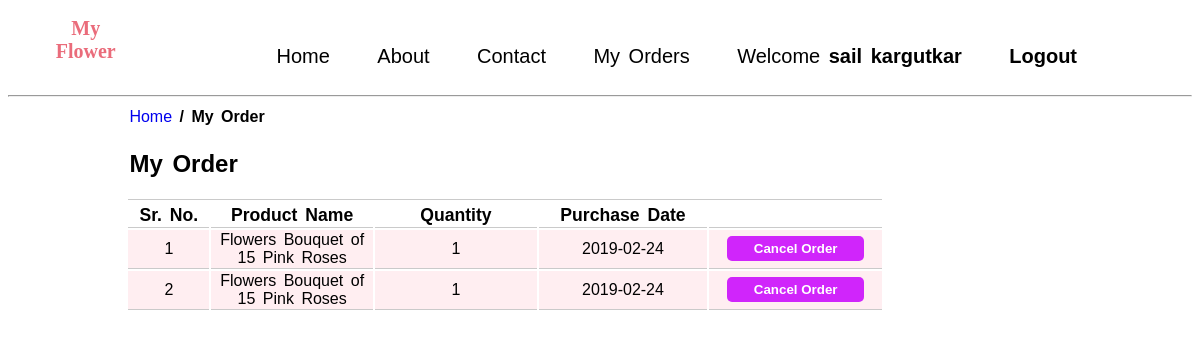
Screenshot of /MyOrder.php (signed in) with the database file from the repository.
### tables this page shows
CREATE TABLE IF NOT EXISTS `flowercompanybuyproductlist` (
  `Id` int(10) NOT NULL AUTO_INCREMENT,
  `BuyerId` int(10) NOT NULL,
  `BuyProduct` text NOT NULL,
  `Quantity` int(10) NOT NULL,
  `BuyDate` date NOT NULL,
  `UniqueProductID` int(10) NOT NULL,
  PRIMARY KEY (`Id`),
  UNIQUE KEY `UniqueProductID` (`UniqueProductID`)
);

### MyOrder.php (the view, shortened to what this page needs)
<?php
    include "SqlPhpPages/config.php";
	if(isset($_SESSION["UserName"])) {
?>
<html>
	<head>
		<link rel="stylesheet" type="text/css" href="css/style.css">
	</head>
	<body class="background-color-white">
		<?php include "header.php"; ?>
		<div>
			<center>
				<div class="width-80">
					<table class="float-left width-80">
						<tr>
							<td>
								<a href="index.php" class="text-decoration-none float-left">Home</a><font class="float-left font-weight-bolder">&nbsp;/ My Order</font>
							</td>
						</tr>
						<tr>
							<td class="border-bottom-1px-grey width-80">
								<font class="float-left font-weight-bolder"><h2>My Order</h2></font><br>
							</td>
						</tr>
					</table>
						<table class="float-left width-80 dashboard-table-2 MyOrder-table-2">
							<thead>
								<th>Sr. No.</th>
								<th>Product Name</th>
								<th>Quantity</th>
								<th>Purchase Date</th>
								<th></th>
							</thead>
							<tbody>
								<?php
								$sql="SELECT BuyProduct, Quantity, BuyDate, UniqueProductId FROM `flowercompanybuyproductlist` WHERE `BuyerId` = '$UserId' ORDER BY Id ASC";
					        	$counter = 1;
								if($runquery = mysqli_query($con, $sql))
								{
									while($row = mysqli_fetch_array($runquery))
									{
										$BuyProduct = $row["BuyProduct"];
										$Quantity = $row["Quantity"];
										$BuyDate = $row["BuyDate"];
								?>
										<form action="SqlPhpPages/CancelOrder.php" method="post">
											<tr class="background-color-light-pink-2">
											<td class="width-5">
												<center>
													<?php echo $counter; ?>
												</center>
											</td>
											<td class="width-10">
												<p>
													<center>
														<?php echo $BuyProduct; ?>
													</center>
												</p>
											</td>
											<td class="width-10">
												<center>
													<?php echo $Quantity; ?>
												</center>
											</td>
											<td class="width-10">
												<center>
													<?php echo $BuyDate; ?>
												</center>
											</td>
											<td class="width-10">
												<center>
													<input class="index-buy-btn" type="submit" name="CancelOrder" value="Cancel Order">
												</center>
											</td>
										</tr>
									</form>
								<?php $counter = $counter + 1; }} ?>
							</tbody>
						</table>
				</div>
			</center>
		</div>
	</body>
</html>
<?php
	}
	else{
		echo '<script>alert("Please login first.");
	            window.location="login.php";</script>';
	}
?>

### header.php (shortened to what this page needs)
<?php
	if(isset($_SESSION["UserName"]))
	{
		$UserId = $_SESSION["UserId"];
?>
		<div>
			<table>
				<tr>
					<td class="width-1">
						<div class="header">
							<center>
								<ul>
					    			<li><a href="index.php" class="logo-txt">My Flower</a></li>
								</ul>
							</center>
						</div>
					</td>
					<td class="width-50"><br>
						<div class="header txt-header">
							<center>
								<ul class="nav-margin-top">
								    <li><a href="index.php">Home</a></li>
								    <li><a href="about.php">About</a></li>
								    <li><a href="contact.php">Contact</a></li>
								    <li><a href="MyOrder.php">My Orders</a></li>
								    <li><a href="dashboard.php">Welcome&nbsp;<b><?php echo $_SESSION["UserName"]; ?></b></a></li>
								    <li><a href="logout.php" tite="Logout"><b>Logout</b></a></li>
								</ul>
							</center>
						</div>
					</td>
				</tr>
			</table>
			<hr>
		</div>
<?php
	}
?>

### css/style.css (style rules this page uses)
body { font-family: sans-serif; word-spacing: 3px; line-height: 1.6; }
.header { width:100%; }
.header ul { list-style: none; }
.header ul li { display: inline-block; font-size: 20px; }
.txt-header ul li a { text-align: center; color:black; display: block; text-decoration: none; padding-right: 20px; padding-left: 20px; }
.border-bottom-1px-grey { border-bottom: 1px solid #cacaca; }
.dashboard-table-2 tr td { border-bottom: 1px solid #cacaca; }
.background-color-light-pink-2 { background-color: #ffe5e9a1; }
.background-color-white { background-color: white; }
.width-1 { width: 1%; }
.width-5 { width: 5%; }
.width-10 { width: 10%; }
.width-50 { width: 50%; }
.width-80 { width: 80%; }
.index-buy-btn { width: 80%; padding: 3% 3%; background-color: #d025fb; color: white; font-weight: bold; border: none; border-radius: 5px; cursor: pointer; }
.logo-txt { color:#ea6c7b; font-family:segoe script; transition: 0.3s; font-weight: bold; text-decoration: none; }
.font-weight-bolder { font-weight: bolder; }
.float-left { float: left; }
.text-decoration-none { text-decoration: none; }
.MyOrder-table-2 thead th { font-size: 110%; border-bottom: 1px solid #cacaca; }

### rows the page displays
flowercompanybuyproductlist: BuyProduct "Flowers Bouquet of 15 Pink Roses", Quantity "1", BuyDate "2019-02-24"
flowercompanybuyproductlist: BuyProduct "Flowers Bouquet of 15 Pink Roses", Quantity "1", BuyDate "2019-02-24"

### other values shown
$_SESSION["UserName"] "sail kargutkar"
